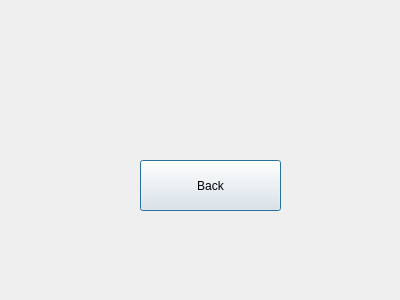
<?xml version="1.0" encoding="UTF-8"?>
<ui version="4.0">
 <class>SecondWindow</class>
 <widget class="QDialog" name="SecondWindow">
  <property name="geometry">
   <rect>
    <x>0</x>
    <y>0</y>
    <width>400</width>
    <height>300</height>
   </rect>
  </property>
  <property name="windowTitle">
   <string>Dialog</string>
  </property>
  <widget class="QPushButton" name="pushButton">
   <property name="geometry">
    <rect>
     <x>140</x>
     <y>160</y>
     <width>141</width>
     <height>51</height>
    </rect>
   </property>
   <property name="text">
    <string>Back</string>
   </property>
  </widget>
 </widget>
 <resources/>
 <connections/>
</ui>
